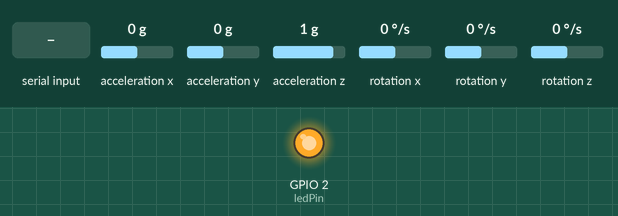
A sketch run on a simulated ESP32. Parts: output pins drawn as LEDs (lit = HIGH). Wiring (inferred from the names in the program): MPU-6050 motion sensor at I2C address 0x68. The inputs (shaded band) are chosen by the test bench; at power-on: acceleration x 0 g, acceleration y 0 g, acceleration z 1 g, rotation x 0 °/s, rotation y 0 °/s, rotation z 0 °/s. EEPROM starts erased; what the sketch prints to the serial monitor is not drawn.

Above: at 0.1 s.
At 2.6 s:
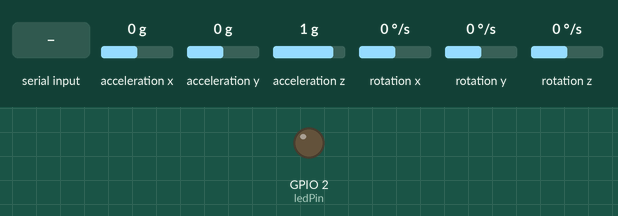
2.7 s: ".\n" received over Serial
4.2 s: "?\n" received over Serial
Timing chart, 0 to 7.2 s (numbered marks = the images above; inputs shaded):
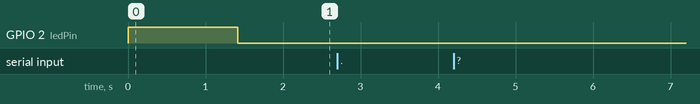

The sketch:

Modifiable_values_with_gui_FW1.ino
```cpp
#include <Wire.h>
#include <EEPROM.h>

#define MPU6050_I2C_ADDRESS 0x68

// EEPROM addresses for parameters
#define EEPROM_SIZE 12  // 3 floats (4 bytes each)
#define ACCEL_FILTER_ADDR 0
#define GYRO_FILTER_ADDR 4
#define COMP_FILTER_ADDR 8

// Default filter parameters
float ACCEL_FILTER = 0.3;
float GYRO_FILTER = 0.08;
float COMP_FILTER = 0.7;
float FREQ = 50.0;

// ESP32 I2C pins
const int ledPin = 2;

// Sensor variables
double gSensitivity = 65.5;
double gx = 0, gy = 0, gz = 0;
double gyrX = 0, gyrY = 0, gyrZ = 0;
double gyrXoffs = 0, gyrYoffs = 0, gyrZoffs = 0;
int16_t accX = 0, accY = 0, accZ = 0;

// Filtered values
double filtered_ax = 0, filtered_ay = 0, filtered_az = 0;
double filtered_gx = 0, filtered_gy = 0, filtered_gz = 0;

void setup() {
  Serial.begin(38400);
  pinMode(ledPin, OUTPUT);

  Wire.begin(21, 22);

  // Initialize EEPROM
  EEPROM.begin(EEPROM_SIZE);

  // Load saved parameters
  loadParameters();

  // Initialize MPU6050
  i2c_write_reg(MPU6050_I2C_ADDRESS, 0x6b, 0x00);
  i2c_write_reg(MPU6050_I2C_ADDRESS, 0x1a, 0x06);
  i2c_write_reg(MPU6050_I2C_ADDRESS, 0x1b, 0x08);
  i2c_write_reg(MPU6050_I2C_ADDRESS, 0x1c, 0x08);

  uint8_t sample_div = (1000 / FREQ) - 1;
  i2c_write_reg(MPU6050_I2C_ADDRESS, 0x19, sample_div);

  digitalWrite(ledPin, HIGH);
  calibrate();
  digitalWrite(ledPin, LOW);
}

void loop() {
  static unsigned long last_time = millis();

  // Check for incoming serial commands
  if (Serial.available()) {
    char cmd = Serial.read();

    if (cmd == '.') {
      // Send current angles
      Serial.print(gx, 2); Serial.print(", ");
      Serial.print(gy, 2); Serial.print(", ");
      Serial.println(gz, 2);
    }
    else if (cmd == 'z') {
      // Reset yaw angle
      gz = 0;
    }
    else if (cmd == 'c') {
      // Recalibrate
      digitalWrite(ledPin, HIGH);
      calibrate();
      digitalWrite(ledPin, LOW);
    }
    else if (cmd == 'p') {
      // Parameter update: p0.30,0.08,0.70
      String params = Serial.readStringUntil('\n');
      int comma1 = params.indexOf(',');
      int comma2 = params.indexOf(',', comma1+1);

      if (comma1 != -1 && comma2 != -1) {
        ACCEL_FILTER = params.substring(0, comma1).toFloat();
        GYRO_FILTER = params.substring(comma1+1, comma2).toFloat();
        COMP_FILTER = params.substring(comma2+1).toFloat();
      }
    }
    else if (cmd == 'f') {
      // Flash parameters to EEPROM
      saveParameters();
      // Visual confirmation
      for (int i = 0; i < 3; i++) {
        digitalWrite(ledPin, HIGH);
        delay(100);
        digitalWrite(ledPin, LOW);
        delay(100);
      }
    }
    else if (cmd == '?') {
      // Send current parameters
      Serial.print("params:");
      Serial.print(ACCEL_FILTER, 4);
      Serial.print(",");
      Serial.print(GYRO_FILTER, 4);
      Serial.print(",");
      Serial.println(COMP_FILTER, 4);
    }
  }

  // Read and process sensor data
  read_sensor_data();

  // Apply filters
  filtered_ax = filtered_ax * (1.0 - ACCEL_FILTER) + accX * ACCEL_FILTER;
  filtered_ay = filtered_ay * (1.0 - ACCEL_FILTER) + accY * ACCEL_FILTER;
  filtered_az = filtered_az * (1.0 - ACCEL_FILTER) + accZ * ACCEL_FILTER;

  filtered_gx = filtered_gx * (1.0 - GYRO_FILTER) + gyrX * GYRO_FILTER;
  filtered_gy = filtered_gy * (1.0 - GYRO_FILTER) + gyrY * GYRO_FILTER;
  filtered_gz = filtered_gz * (1.0 - GYRO_FILTER) + gyrZ * GYRO_FILTER;

  // Calculate angles
  double ay = atan2(filtered_ax, sqrt(pow(filtered_ay, 2) + pow(filtered_az, 2))) * 180 / M_PI;
  double ax = atan2(filtered_ay, sqrt(pow(filtered_ax, 2) + pow(filtered_az, 2))) * 180 / M_PI;

  // Integrate gyro rates
  gx = gx + filtered_gx / FREQ;
  gy = gy - filtered_gy / FREQ;
  gz = gz + filtered_gz / FREQ;

  // Apply complementary filter
  gx = gx * (1.0 - COMP_FILTER) + ax * COMP_FILTER;
  gy = gy * (1.0 - COMP_FILTER) + ay * COMP_FILTER;

  // Maintain consistent loop timing
  while (millis() - last_time < (1000 / FREQ)) {
    delay(1);
  }
  last_time = millis();
}

void loadParameters() {
  // Read from EEPROM
  EEPROM.get(ACCEL_FILTER_ADDR, ACCEL_FILTER);
  EEPROM.get(GYRO_FILTER_ADDR, GYRO_FILTER);
  EEPROM.get(COMP_FILTER_ADDR, COMP_FILTER);

  // Validate read values
  if (isnan(ACCEL_FILTER) || ACCEL_FILTER <= 0 || ACCEL_FILTER > 1.0) ACCEL_FILTER = 0.3;
  if (isnan(GYRO_FILTER) || GYRO_FILTER <= 0 || GYRO_FILTER > 1.0) GYRO_FILTER = 0.08;
  if (isnan(COMP_FILTER) || COMP_FILTER <= 0 || COMP_FILTER > 1.0) COMP_FILTER = 0.7;
}

void saveParameters() {
  // Write to EEPROM
  EEPROM.put(ACCEL_FILTER_ADDR, ACCEL_FILTER);
  EEPROM.put(GYRO_FILTER_ADDR, GYRO_FILTER);
  EEPROM.put(COMP_FILTER_ADDR, COMP_FILTER);
  EEPROM.commit();
}

// Calibration function
void calibrate() {
  int num = 500;
  long xSum = 0, ySum = 0, zSum = 0;
  uint8_t i2cData[6];

  for (int x = 0; x < num; x++) {
    if (i2c_read(MPU6050_I2C_ADDRESS, 0x43, i2cData, 6) != 0) return;
    xSum += ((i2cData[0] << 8) | i2cData[1]);
    ySum += ((i2cData[2] << 8) | i2cData[3]);
    zSum += ((i2cData[4] << 8) | i2cData[5]);
    delay(2);
  }
  gyrXoffs = xSum / num;
  gyrYoffs = ySum / num;
  gyrZoffs = zSum / num;
}

// Sensor reading function
void read_sensor_data() {
  uint8_t i2cData[14];
  if (i2c_read(MPU6050_I2C_ADDRESS, 0x3b, i2cData, 14) != 0) return;

  accX = ((i2cData[0] << 8) | i2cData[1]);
  accY = ((i2cData[2] << 8) | i2cData[3]);
  accZ = ((i2cData[4] << 8) | i2cData[5]);

  gyrX = (((i2cData[8] << 8) | i2cData[9]) - gyrXoffs) / gSensitivity;
  gyrY = (((i2cData[10] << 8) | i2cData[11]) - gyrYoffs) / gSensitivity;
  gyrZ = (((i2cData[12] << 8) | i2cData[13]) - gyrZoffs) / gSensitivity;
}

// I2C helper functions
int i2c_read(int addr, int start, uint8_t *buffer, int size) {
  Wire.beginTransmission(addr);
  Wire.write(start);
  if (Wire.endTransmission(false) != 0) return -1;
  Wire.requestFrom(addr, size, true);
  int i = 0;
  while (Wire.available() && i < size) buffer[i++] = Wire.read();
  return (i == size) ? 0 : -1;
}

int i2c_write_reg(int addr, int reg, uint8_t data) {
  Wire.beginTransmission(addr);
  Wire.write(reg);
  Wire.write(data);
  return Wire.endTransmission(true);
}
```

Measured:
- after the input at 2.7 s, every drawn part: stays the same
- after the input at 4.2 s, every drawn part: stays the same
